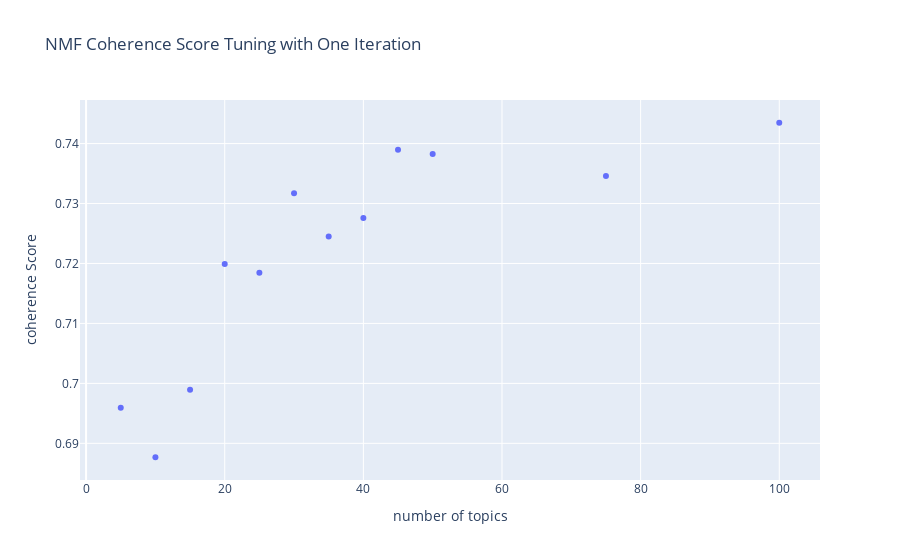

Write notebook code for a chart like this one.
### Code cell
# Use column names of df for the different parameters x, y, color, ...
fig = px.scatter(nmf_coherence, x="n_topics", y="iteration_0", 
                 title="NMF Coherence Score Tuning with One Iteration",
                 labels={"iteration_0":"coherence Score", "n_topics": "number of topics"} # customize axis label
                )

fig.show()

### Figure 1 — Plotly figure (JSON) as saved in the notebook; plotly's stock layout.template omitted (floating-point values rounded to 4 significant figures)
{"data": [{"hovertemplate": "number of topics=%{x}<br>coherence Score=%{y}<extra></extra>", "legendgroup": "", "marker": {"color": "#636efa", "symbol": "circle"}, "mode": "markers", "name": "", "orientation": "v", "showlegend": false, "type": "scatter", "x": [5, 10, 15, 20, 25, 30, 35, 40, 45, 50, 75, 100], "xaxis": "x", "y": [0.6959, 0.6877, 0.6989, 0.7199, 0.7185, 0.7317, 0.7245, 0.7276, 0.739, 0.7383, 0.7346, 0.7435], "yaxis": "y"}], "layout": {"autosize": true, "legend": {"tracegroupgap": 0}, "title": {"text": "NMF Coherence Score Tuning with One Iteration"}, "xaxis": {"anchor": "y", "autorange": true, "domain": [0, 1], "range": [-1.03, 106.0], "title": {"text": "number of topics"}, "type": "linear"}, "yaxis": {"anchor": "x", "autorange": true, "domain": [0, 1], "range": [0.6836, 0.7476], "title": {"text": "coherence Score"}, "type": "linear"}}}
